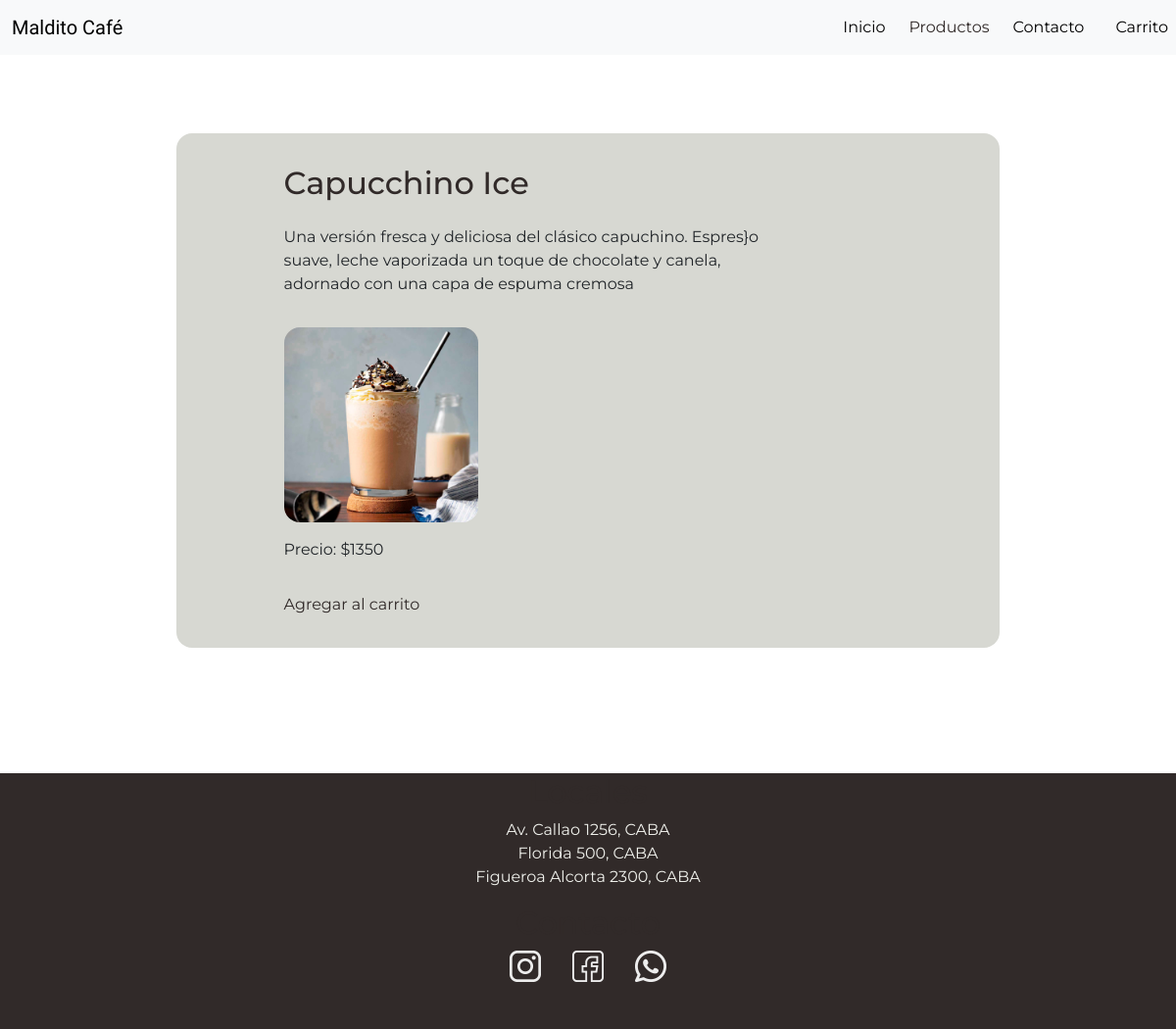
Screenshot of /index.php?sec=detalle&id=18 with the database file from the repository.
### tables this page shows
CREATE TABLE `productos_bar` (
  `id` int(11) UNSIGNED NOT NULL,
  `nombre` varchar(50) NOT NULL,
  `descripcion` mediumtext DEFAULT NULL,
  `imagen` varchar(70) DEFAULT NULL,
  `precio` decimal(10,0) UNSIGNED NOT NULL,
  `stock` int(10) UNSIGNED DEFAULT NULL
);

### clases/conexion.php (called while the page is built, shortened)
<?php
class Conexion {
    private $servername = "localhost";
    private $username = "root";
    private $password = "";
    private $db = "maldito";
    protected $conn;
    public function __construct (){
        try {
            $this->conn = new PDO ("mysql: host=$this->servername;dbname=$this->db", $this->username, $this->password);
            $this->conn->setAttribute(PDO::ATTR_ERRMODE, PDO::ERRMODE_EXCEPTION);
        } catch (PDOException $e){
            echo "Conexión fallida: ". $e->getMessage();
        }
    }
    public function getConn (){
        return $this->conn;
    }
}
?>

### clases/Productos.php (called while the page is built, shortened)
<?php
require 'conexion.php';
class Producto
{
    private $conn;
    private $tabla = 'productos_bar';
    public function __construct ()
    {
        $database_conexion = new Conexion();
        $this->conn = $database_conexion ->getConn();
    }
    public function read ($id)
    {
        $query = "SELECT * FROM $this->tabla WHERE id = :id";
        $stmt = $this->conn->prepare($query);
        $stmt ->bindParam (":id", $id);
        $stmt-> execute();
        return $stmt;
    }
}

### views/detalle.php (the view)
<?php
require_once "clases/Productos.php";
$producto = new Producto();
$id = isset($_GET['id']) ? $_GET['id'] : die('ERROR: REGISTRO NO ENCONTRADO');
$stmt = $producto->read($id);
$row = $stmt->fetch(PDO::FETCH_ASSOC);
if ($row){
  echo '<section id="detalle-producto">';
  echo '<div>';
      echo '<div>';
        echo '<h2>' . $row['nombre']  . '</h2>';
        echo '<p>' .  $row['descripcion']. '</p>';
        echo '<img alt="'.$row['nombre'].'"src=img/'. $row['imagen']. '>';
        echo '</div>';
    echo '<p>Precio: $' .  $row['precio'] . '</p>';
    echo "<a href='index.php?sec=carrito&accion=agregar&id={$id}'>Agregar al carrito</a>";
    echo '</div>';
echo'</section>';
} else {
  echo '
  <h2>Te pedimos disculpas!</h2>
  <p>En este momento nos encontramos preparando más cosas ricas para sorprenderte. Intenta nuevamente en unos minutos</p>';
}
?>

### styles/styles.css (style rules this page uses)
* { margin: 0; box-sizing: border-box; }
:root { --box-shadow: 3px 3px 3px 0px rgba(0, 0, 0, 0.289); --main-color: ##A96A59; --main-color-dark:rgb(49, 42, 41); --text-headings: #312a29; --text-headings-light: #EFF0EB; --text-color: #312a29; --text-color-darker: #312a29; --text-color-light:#EFF0EB; --bg-color: #EFF0EB; --bg-color-dark: #312a29; --bg-color-intermediate: #d7d8d2; --bg-nav-color: #EFF0EB; --box-shadow: 3px 3px 3px 0px rgba(0, 0, 0, 0.144); --danger: rgb(211, 0, 0); }
body { font-family: "Montserrat", sans-serif; }
a { text-decoration: none; color: var(--text-color); }
h2 { color:#312a29; }
section { margin-inline: auto; max-width: 95%; margin-block: 3rem; }
#detalle-producto { background-color: var(--bg-color-intermediate); width: 70vw; margin: auto; border-radius: 2rem; padding: 2rem; border-radius: 1rem; margin-block: 5rem; display: flex; flex-direction: row; justify-content: space-around; gap: 3rem; }
#detalle-producto div { display: flex; flex-direction: column; gap: 1rem; justify-content: space-evenly; width: 80%; }
#detalle-producto img { width: 40%; height: 100%; border-radius: 1rem; }

### rows the page displays
productos_bar: nombre "Capucchino Ice", descripcion "Una versión fresca y deliciosa del clásico capuchino. Espres}o suave, leche vaporizada un toque de chocolate y canela, adornado con una capa de espuma cremosa", imagen (picture), precio "1350"
